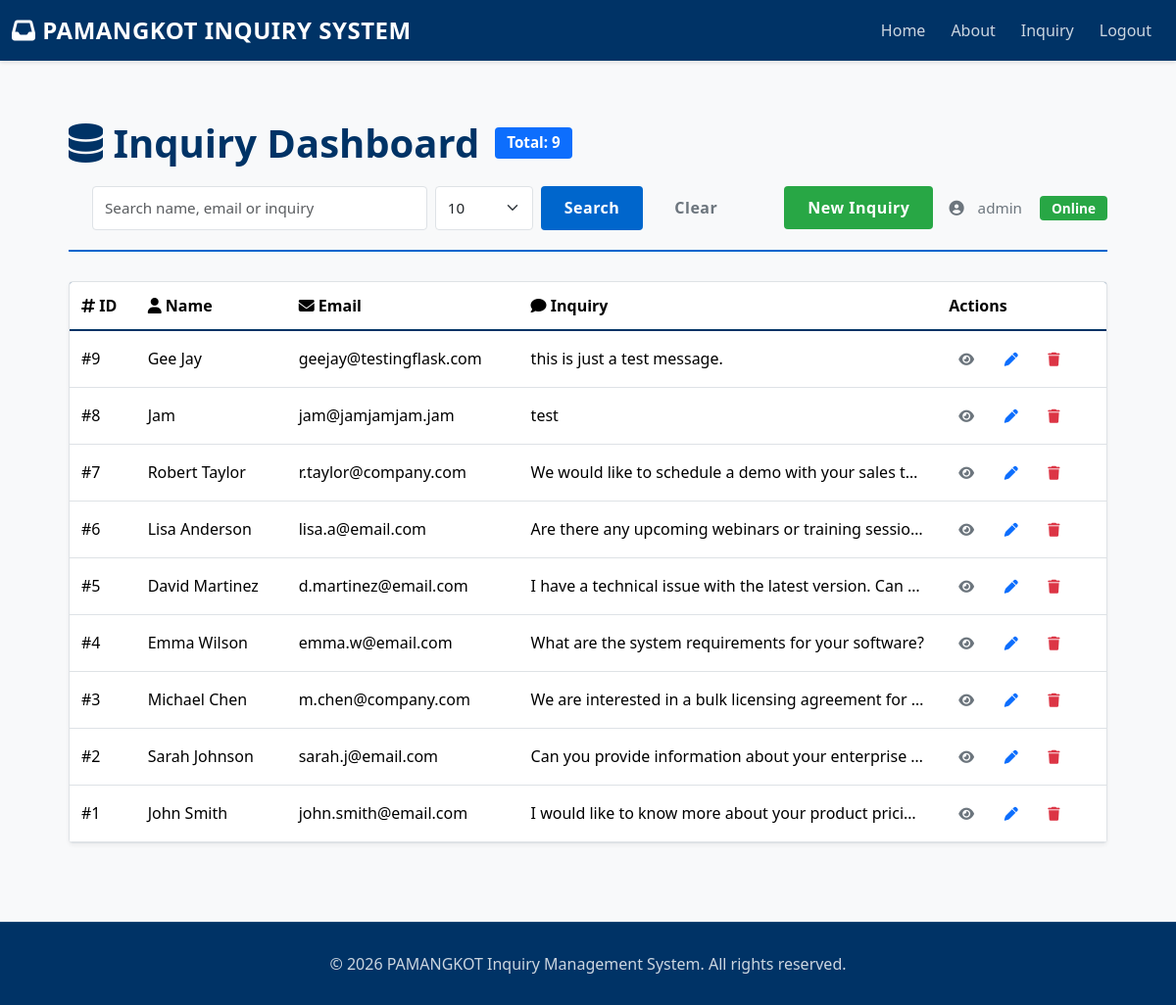
Page / (signed in) on the earlier database version.
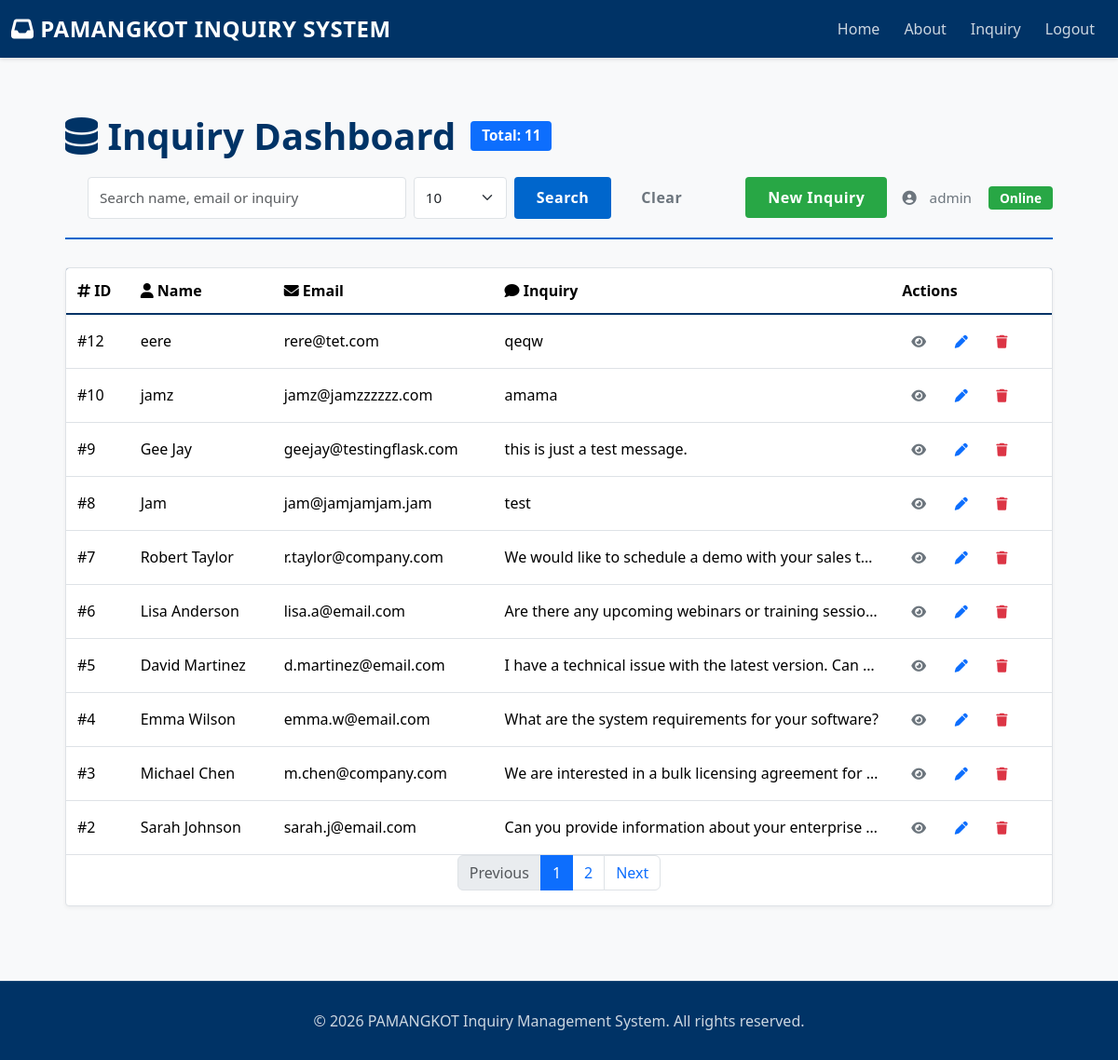
Same page on the later database version.
### tables this page shows
CREATE TABLE inquiry (id integer primary key autoincrement, name text, email text, inquiry text);

### capstone.py (the view)
@app.route("/")
def index():
    initDB()
    seedUsers()
    if 'user_logged_in' not in session:
        return render_template('landing.html')
    page = request.args.get('page', 1, type=int)
    per_page = request.args.get('per_page', 10, type=int)
    q = request.args.get('q', None)
    data, total = getInquiriesFiltered(search=q, page=page, per_page=per_page)
    total_pages = (total + per_page - 1) // per_page if per_page else 1
    return render_template('dashboard.html', data=data, page=page, per_page=per_page, total=total, total_pages=total_pages, q=q)

### capstone.py (called while the page is built, shortened)
def initDB():
    connection = sqlite3.connect("database.db")
    _cursor = connection.cursor()
    _cursor.execute("CREATE TABLE IF NOT EXISTS inquiry (id integer primary key autoincrement, name text, email text, inquiry text)")
    _cursor.execute("CREATE TABLE IF NOT EXISTS users (id integer primary key autoincrement, username text unique, password text)")
    _cursor.close()
    connection.commit()
    connection.close()

def seedUsers():
    connection = sqlite3.connect("database.db")
    _cursor = connection.cursor()
    try:
        admin_hash = generate_password_hash('admin123')
        user_hash = generate_password_hash('user123')
        _cursor.execute("INSERT INTO users (username, password) VALUES (?, ?)", ('admin', admin_hash))
        _cursor.execute("INSERT INTO users (username, password) VALUES (?, ?)", ('user', user_hash))
        connection.commit()
    except sqlite3.IntegrityError:
        pass
    _cursor.close()
    connection.close()

def getInquiriesFiltered(search=None, page=None, per_page=None):
    connection = sqlite3.connect("database.db")
    _cursor = connection.cursor()
    params = []
    where_clause = ""
    if search:
        where_clause = "WHERE name LIKE ? OR email LIKE ? OR inquiry LIKE ?"
        like = f"%{search}%"
        params.extend([like, like, like])
    count_query = f"SELECT COUNT(*) FROM inquiry {where_clause}"
    _cursor.execute(count_query, params)
    total = _cursor.fetchone()[0]
    offset = (page - 1) * per_page
    query = f"SELECT * FROM inquiry {where_clause} ORDER BY id DESC LIMIT ? OFFSET ?"
    params.extend([per_page, offset])
    _cursor.execute(query, params)
    data = _cursor.fetchall()
    _cursor.close()
    connection.close()
    return data, total

### templates/dashboard.html (shortened to what this page needs)
{% extends "base.html" %}
{% block content %}
<div class="dashboard-wrapper">
    <div class="dashboard-container">
        <div class="dashboard-header">
            <div class="d-flex align-items-center header-left">
                <h1 class="mb-0"><i class="fas fa-database"></i> Inquiry Dashboard</h1>
                <span class="badge bg-primary ms-3" style="font-size:0.95rem; padding:8px 12px;">Total: {{ total or (data|count) }}</span>
            </div>
            <div class="header-middle flex-grow-1 mx-4">
                <form method="get" class="d-flex" action="{{ url_for('dashboard') }}">
                    <input type="text" name="q" class="form-control me-2" placeholder="Search name, email or inquiry" value="{{ q or '' }}">
                    <select name="per_page" class="form-select me-2" style="max-width:100px;">
                        <option value="10" {% if per_page == 10 %}selected{% endif %}>10</option>
                    </select>
                    <button class="btn btn-primary me-2" type="submit">Search</button>
                    <a class="btn btn-outline-secondary" href="{{ url_for('dashboard') }}">Clear</a>
                </form>
            </div>
            <div class="d-flex align-items-center header-right">
                <a href="{{ url_for('inquiry') }}" class="btn btn-success me-3">New Inquiry</a>
                <div class="user-info">
                    <i class="fas fa-user-circle"></i>
                    <span class="ms-1">{{ session.get('username', 'User') }}</span>
                    <span class="badge badge-success ms-2">Online</span>
                </div>
            </div>
        </div>
        {% if data %}
        <div class="table-wrapper">
            <div class="table-responsive">
                <table class="table">
                    <thead>
                        <tr>
                            <th><i class="fas fa-hashtag"></i> ID</th>
                            <th><i class="fas fa-user"></i> Name</th>
                            <th><i class="fas fa-envelope"></i> Email</th>
                            <th><i class="fas fa-comment"></i> Inquiry</th>
                            <th>Actions</th>
                        </tr>
                    </thead>
                    <tbody>
                        {% for record in data %}
                        <tr>
                            <td class="align-middle">#{{ record[0] }}</td>
                            <td class="align-middle">{{ record[1] }}</td>
                            <td class="align-middle truncate" title="{{ record[2] }}">{{ record[2] }}</td>
                            <td class="align-middle truncate" title="{{ record[3] }}">{{ record[3] }}</td>
                            <td class="align-middle">
                                <div class="action-btns">
                                    <button type="button" class="btn btn-sm btn-outline-secondary" data-bs-toggle="modal" data-bs-target="#inquiryModal" data-id="{{ record[0] }}" data-name="{{ record[1] }}" data-email="{{ record[2] }}" data-inquiry="{{ record[3] }}">
                                        <i class="fas fa-eye"></i>
                                    </button>
                                    <a href="{{ url_for('edit_inquiry', inquiry_id=record[0]) }}" class="btn btn-sm btn-outline-primary"><i class="fas fa-pen"></i></a>
                                    <form method="post" action="{{ url_for('delete_inquiry', inquiry_id=record[0]) }}" style="display:inline-block;">
                                        <button type="submit" class="btn btn-sm btn-outline-danger" onclick="return confirm('Delete this inquiry?');"><i class="fas fa-trash"></i></button>
                                    </form>
                                </div>
                            </td>
                        </tr>
                        {% endfor %}
                    </tbody>
                </table>
            </div>
            {% if total_pages and total_pages > 1 %}
            <nav aria-label="Page navigation">
                <ul class="pagination justify-content-center">
                    <li class="page-item {% if page <= 1 %}disabled{% endif %}">
                        <a class="page-link" href="?q={{ q or '' }}&per_page={{ per_page }}&page={{ page-1 }}" tabindex="-1">Previous</a>
                    </li>
                    {% for p in range(1, total_pages + 1) %}
                    <li class="page-item {% if p == page %}active{% endif %}"><a class="page-link" href="?q={{ q or '' }}&per_page={{ per_page }}&page={{ p }}">{{ p }}</a></li>
                    {% endfor %}
                    <li class="page-item {% if page >= total_pages %}disabled{% endif %}">
                        <a class="page-link" href="?q={{ q or '' }}&per_page={{ per_page }}&page={{ page+1 }}">Next</a>
                    </li>
                </ul>
            </nav>
            {% endif %}
        </div>
        {% else %}
        <div class="empty-state">
            <i class="fas fa-inbox"></i>
            <h3>No Data Available</h3>
            <p>The inquiry database is currently empty.</p>
        </div>
        {% endif %}
    </div>
</div>
{% endblock %}

### templates/base.html (shortened to what this page needs)
<!DOCTYPE html>
<html lang="en">
<head>
    <link href="https://cdn.jsdelivr.net/npm/bootstrap@5.3.8/dist/css/bootstrap.min.css" rel="stylesheet">
    <link href="https://cdnjs.cloudflare.com/ajax/libs/font-awesome/6.4.0/css/all.min.css" rel="stylesheet">
</head>
<body>
    <nav class="navbar navbar-expand-lg navbar-dark">
        <div class="container-fluid">
            <a class="navbar-brand" href="/">
                <i class="fas fa-inbox"></i> PAMANGKOT INQUIRY SYSTEM
            </a>
            <div class="collapse navbar-collapse" id="navbarNav">
                <ul class="navbar-nav ms-auto">
                    <li class="nav-item"><a class="nav-link" href="/">Home</a></li>
                    <li class="nav-item"><a class="nav-link" href="/about">About</a></li>
                    <li class="nav-item"><a class="nav-link" href="/inquiry">Inquiry</a></li>
                    {% if session.get('user_logged_in') %}
                    <li class="nav-item"><a class="nav-link" href="/logout">Logout</a></li>
                    {% else %}
                    <li class="nav-item"><a class="nav-link" href="/login">Login</a></li>
                    {% endif %}
                </ul>
            </div>
        </div>
    </nav>
    <main>
        <div class="container w-100">
            {% block content %}{% endblock %}
        </div>
    </main>
    <footer class="mt-auto">
        <p>&copy; 2026 PAMANGKOT Inquiry Management System. All rights reserved.</p>
    </footer>
</body>
</html>

### templates/base.html (style rules this page uses)
* { margin: 0; padding: 0; box-sizing: border-box; }
:root { --primary-color: #003366; --secondary-color: #0066cc; --accent-color: #1a8cff; --light-bg: #f8f9fa; --card-bg: #ffffff; --border-color: #dee2e6; --text-primary: #212529; --text-secondary: #6c757d; --success-color: #28a745; --danger-color: #dc3545; }
body { background-color: var(--light-bg); color: var(--text-primary); font-family: 'Segoe UI', Tahoma, Geneva, Verdana, sans-serif; min-height: 100vh; display: flex; flex-direction: column; }
main { flex: 1; display: flex; align-items: center; justify-content: center; }
.navbar { background-color: var(--primary-color); box-shadow: 0 2px 4px rgba(0, 0, 0, 0.1); }
.navbar-brand { font-size: 1.5rem; font-weight: 600; color: #ffffff !important; letter-spacing: 0.5px; }
.nav-link { color: rgba(255, 255, 255, 0.8) !important; margin: 0 5px; font-weight: 500; transition: all 0.3s ease; }
.container { padding: 20px; }
.form-control, .form-select, textarea { border: 1px solid var(--border-color); border-radius: 4px; padding: 10px 12px; font-size: 0.95rem; transition: all 0.3s ease; }
.btn { border-radius: 4px; font-weight: 600; padding: 10px 24px; border: none; transition: all 0.3s ease; text-transform: capitalize; letter-spacing: 0.5px; }
.btn-primary { background-color: var(--secondary-color); color: #ffffff; }
.btn-success { background-color: var(--success-color); color: #ffffff; }
.table { color: var(--text-primary); border-color: var(--border-color); }
.table thead { background-color: var(--primary-color); color: #ffffff; }
.table thead th { border-bottom: 2px solid var(--primary-color); font-weight: 600; padding: 12px; }
.table tbody tr { transition: all 0.3s ease; border-bottom: 1px solid var(--border-color); }
.table tbody td { padding: 12px; vertical-align: middle; }
h1, h2, h3, h4, h5, h6 { color: var(--primary-color); font-weight: 600; margin-bottom: 15px; }
h1 { font-size: 2.5rem; border-bottom: 3px solid var(--secondary-color); padding-bottom: 15px; }
footer { background-color: var(--primary-color); color: rgba(255, 255, 255, 0.8); padding: 30px 0; text-align: center; border-top: 1px solid rgba(255, 255, 255, 0.1); font-weight: 500; }
footer p { margin: 0; }
.badge { padding: 6px 12px; border-radius: 4px; font-weight: 600; font-size: 0.85rem; }
.badge-success { background-color: var(--success-color); color: #ffffff; }

### templates/dashboard.html (style rules this page uses)
.dashboard-wrapper { width: 100%; padding: 40px 20px; }
.dashboard-container { max-width: 1200px; margin: 0 auto; }
.dashboard-header { display: flex; justify-content: space-between; align-items: center; margin-bottom: 30px; padding-bottom: 20px; border-bottom: 2px solid var(--secondary-color); flex-wrap: wrap; gap: 20px; }
.dashboard-header h1 { margin: 0; border-bottom: none; padding-bottom: 0; }
.user-info { display: flex; align-items: center; gap: 10px; color: var(--text-secondary); font-weight: 500; font-size: 0.95rem; }
.user-info .badge { background-color: var(--success-color); }
.table-wrapper { background: var(--card-bg); border: 1px solid var(--border-color); border-radius: 4px; box-shadow: 0 2px 4px rgba(0, 0, 0, 0.05); overflow: hidden; margin-bottom: 20px; }
.table-wrapper .table { margin-bottom: 0; }
.truncate { max-width: 380px; white-space: nowrap; overflow: hidden; text-overflow: ellipsis; }
.action-btns .btn { margin-right: 6px; padding: 6px 10px; }

Differences in the rows shown:
no longer on this page (row unchanged): inquiry: id "1", name "John Smith", email "john.smith@email.com", inquiry "I would like to know more about your product prici…"
added inquiry: id "12", name "eere", email "rere@tet.com", inquiry "qeqw"
added inquiry: id "10", name "jamz", email "jamz@jamzzzzzz.com", inquiry "amama"
Other differences:
{{ total or (data|count) }}: "9" → "11"
text now shown: "Previous Next"
new list line: "1"
new list line: "2"
